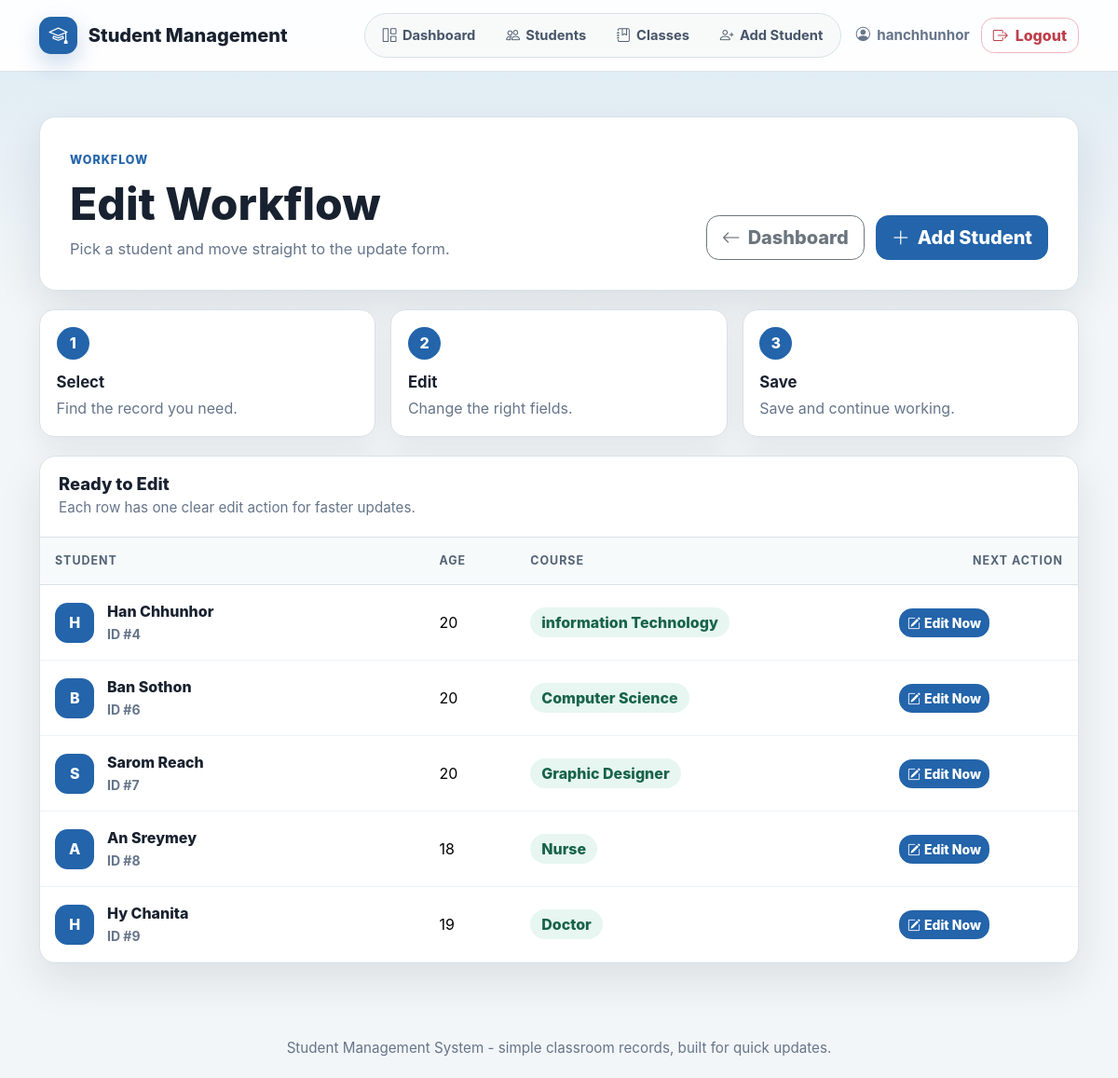
Page /edit-workflow/ (signed in) on the committed database.
### students/models.py (models this page shows, shortened)
class Student(models.Model):
    name = models.CharField(max_length=100)
    age = models.IntegerField()
    course = models.CharField(max_length=100)

### students/views.py (the view)
# urls.py: path('edit-workflow/', views.edit_workflow, name='edit_workflow'),
@login_required(login_url='students:login')
def edit_workflow(request):
    students = Student.objects.all()
    return render(request, 'students/edit_workflow.html', {'students': students})

### students/templates/students/edit_workflow.html (shortened to what this page needs)
{% extends 'students/base.html' %}
{% block content %}
<div class="page-heading">
  <div>
    <span class="eyebrow">Workflow</span>
    <h1>Edit Workflow</h1>
    <p>Pick a student and move straight to the update form.</p>
  </div>
  <div class="page-actions">
    <a href="{% url 'students:student_list' %}" class="btn btn-outline-secondary btn-lg">
      <i class="bi bi-arrow-left me-2"></i>Dashboard
    </a>
    <a href="{% url 'students:add_student' %}" class="btn btn-primary btn-lg">
      <i class="bi bi-plus-lg me-2"></i>Add Student
    </a>
  </div>
</div>
<div class="workflow-strip">
  <div>
    <span>1</span>
    <strong>Select</strong>
    <p>Find the record you need.</p>
  </div>
  <div>
    <span>2</span>
    <strong>Edit</strong>
    <p>Change the right fields.</p>
  </div>
  <div>
    <span>3</span>
    <strong>Save</strong>
    <p>Save and continue working.</p>
  </div>
</div>
<div class="card app-card">
  <div class="section-header">
    <div>
      <h2>Ready to Edit</h2>
      <p>Each row has one clear edit action for faster updates.</p>
    </div>
  </div>
  <div class="table-responsive">
    <table class="table student-table align-middle mb-0">
      <thead>
        <tr>
          <th scope="col">Student</th>
          <th scope="col">Age</th>
          <th scope="col">Course</th>
          <th scope="col" class="text-end">Next Action</th>
        </tr>
      </thead>
      <tbody>
        {% for student in students %}
        <tr>
          <td>
            <div class="student-identity">
              <span class="avatar">{{ student.name|first|upper }}</span>
              <div>
                <div class="student-name">{{ student.name }}</div>
                <small>ID #{{ student.id }}</small>
              </div>
            </div>
          </td>
          <td>{{ student.age }}</td>
          <td><span class="course-pill">{{ student.course }}</span></td>
          <td>
            <div class="table-actions">
              <a
                href="{% url 'students:update_student' student.id %}"
                class="btn btn-primary btn-sm"
              >
                <i class="bi bi-pencil-square me-1"></i>Edit Now
              </a>
            </div>
          </td>
        </tr>
        {% endfor %}
      </tbody>
    </table>
  </div>
</div>
{% endblock %}

### students/templates/students/base.html (shortened to what this page needs)
{% load static %}
<!doctype html>
<html lang="en">
  <head>
    <link
      href="https://cdn.jsdelivr.net/npm/bootstrap@5.3.3/dist/css/bootstrap.min.css"
      rel="stylesheet"
    />
    <link
      href="https://cdn.jsdelivr.net/npm/bootstrap-icons@1.10.0/font/bootstrap-icons.css"
      rel="stylesheet"
    />
    <link rel="stylesheet" href="{% static 'students/css/style.css' %}" />
  </head>
  <body>
    <div class="app-shell min-vh-100 d-flex flex-column">
      <header class="app-header">
        <nav class="navbar navbar-expand-lg">
          <div class="container">
            <a class="navbar-brand" href="{% url 'students:student_list' %}">
              <span class="brand-mark"><i class="bi bi-mortarboard"></i></span>
              <span>Student Management</span>
            </a>
            <div class="nav-links">
              <a
                href="{% url 'students:student_list' %}"
                class="{% if request.resolver_match.url_name == 'student_list' %}active{% endif %}"
              >
                <i class="bi bi-grid-1x2"></i> Dashboard
              </a>
              <a
                href="{% url 'students:total_students' %}"
                class="{% if request.resolver_match.url_name == 'total_students' %}active{% endif %}"
              >
                <i class="bi bi-people"></i> Students
              </a>
              <a
                href="{% url 'students:class_records' %}"
                class="{% if request.resolver_match.url_name == 'class_records' %}active{% endif %}"
              >
                <i class="bi bi-journal-bookmark"></i> Classes
              </a>
              <a
                href="{% url 'students:add_student' %}"
                class="{% if request.resolver_match.url_name == 'add_student' %}active{% endif %}"
              >
                <i class="bi bi-person-plus"></i> Add Student
              </a>
            </div>
            <div class="header-actions">
              {% if user.is_authenticated %}
              <span class="signed-in">
                <i class="bi bi-person-circle"></i>
                {{ user.username }}
              </span>
              <a href="{% url 'students:logout' %}" class="btn btn-outline-danger">
                <i class="bi bi-box-arrow-right me-2"></i>Logout
              </a>
              {% else %}
              <a href="{% url 'students:login' %}" class="btn btn-primary">
                <i class="bi bi-box-arrow-in-right me-2"></i>Login
              </a>
              {% endif %}
            </div>
          </div>
        </nav>
      </header>
      <main class="flex-fill">
        <div class="container app-main">
          {% block content %}{% endblock %}
        </div>
      </main>
      <footer class="app-footer">
        <div class="container">
          Student Management System - simple classroom records, built for quick updates.
        </div>
      </footer>
    </div>
  </body>
</html>

### rows in the picture
Student: name|first "H", name "Han Chhunhor", id "4", age "20", course "information Technology"
Student: name|first "B", name "Ban Sothon", id "6", age "20", course "Computer Science"
Student: name|first "S", name "Sarom Reach", id "7", age "20", course "Graphic Designer"
Student: name|first "A", name "An Sreymey", id "8", age "18", course "Nurse"
Student: name|first "H", name "Hy Chanita", id "9", age "19", course "Doctor"

### other values in the picture
{{ user.username }} "hanchhunhor"
